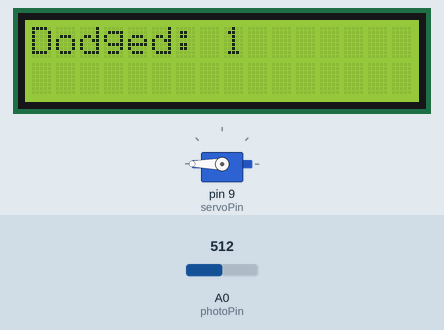
This program was run on a simulated Arduino Uno, built with avr-gcc and run on an emulated ATmega328P. On the bench: servo, 16×2 character LCD. Inputs (shaded band) come from the test bench; at power-on: A0 (photoPin) = 512.

Above: at 1.2 s.
1.3 s: A0 (photoPin) set to 359
3.1 s: A0 (photoPin) set to 335
At 3.1 s:
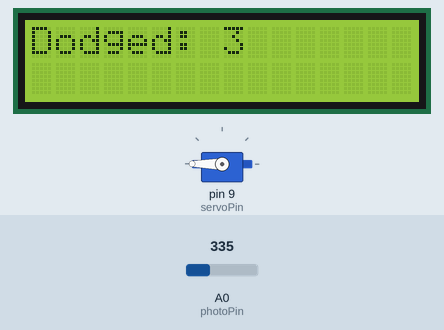
4.9 s: A0 (photoPin) set to 360
At 6.6 s:
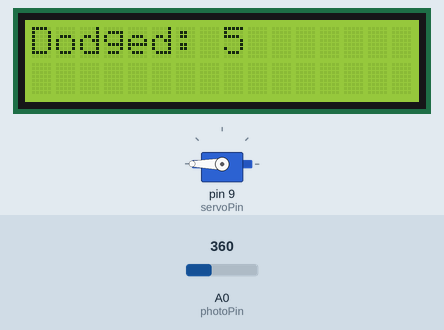
6.7 s: A0 (photoPin) set to 340
At 7.5 s:
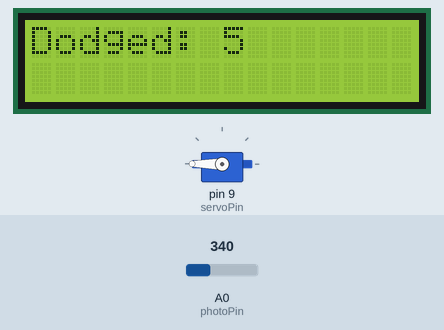
Timing chart, 0 to 9.5 s (numbered marks = the images above; inputs shaded):
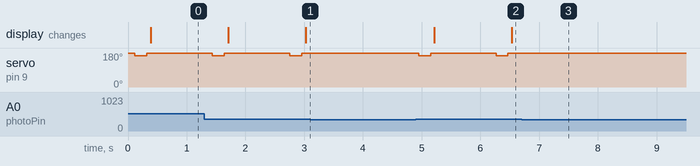

Measured:
- the behaviour switches between 351 and 350 on A0 (photoPin) (found by bisection; images 0 and 1)
- after the input at 3.1 s, servo on pin 9 (servoPin): stays 180° (without the input it goes to 165° after 0.97 s)
- after the input at 4.9 s, servo on pin 9 (servoPin): alternates 180° for 1.1 s and 165° for 0.20 s, starting after 0.05 s; the display: first changes after 0.32 s (image 2 shows a later state)
- after the input at 6.7 s, servo on pin 9 (servoPin): stops changing and stays 180°
- by itself, servo on pin 9 (servoPin): alternates 180° for 1.1 s and 165° for 0.20 s

The program:

main.cpp
```cpp
#include <Arduino.h>
#include <Wire.h>
#include <Servo.h>
#include <LiquidCrystal.h>

#define rs 2
#define e 3
#define d4 4
#define d5 5
#define d6 6
#define d7 7
#define photoPin A0
#define servoPin 9

LiquidCrystal lcd(rs, e, d4, d5, d6, d7);
Servo servo;

int val = 0;
int dodged = 0;

// this value is dependent on the photoresistor and the brightness of your TV
// you will probably need to test different values here
int threshold = 350;

// this sets the starting servo position and the distance traveled for a button press
// you may need to change these values depending on the servo motor you are using
int startDegs = 180;
int pressDegs = 15;

void updateLCD()
{
  lcd.begin(16, 2);
  lcd.clear();
  lcd.home();
  lcd.print("Dodged: ");
  lcd.print(dodged);
}

void setup()
{
  Serial.begin(9600);
  Wire.begin();

  pinMode(photoPin, INPUT);
  servo.attach(servoPin);
  servo.write(startDegs);
  updateLCD();
}

void loop()
{
  val = analogRead(photoPin);

  // uncomment this line for calibration
  // Serial.println(val);

  if (val > threshold)
  {
    delay(50);
    servo.write(startDegs - pressDegs);
    delay(200);
    servo.write(startDegs);
    dodged++;
    updateLCD();
    delay(1000); // "debouncing"
  }
}
```
